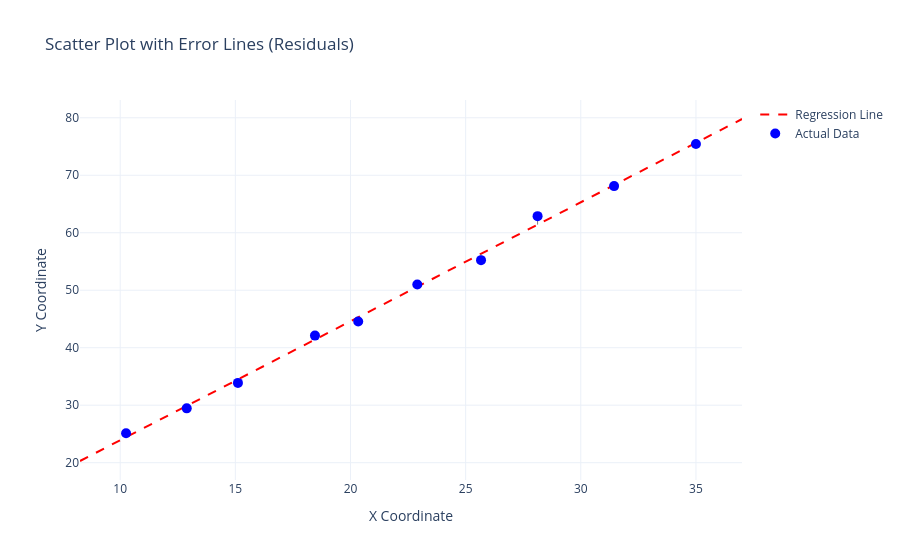

Write notebook code for a chart like this one.
### Code cell
fig = create_line_error(my_m,my_c,x_data,y_data)

### Figure 1 — Plotly figure (JSON) as saved in the notebook; plotly's stock layout.template omitted (floating-point values rounded to 4 significant figures)
{"data": [{"line": {"color": "red", "dash": "dash"}, "mode": "lines", "name": "Regression Line", "type": "scatter", "x": [8.254, 8.544, 8.835, 9.125, 9.416, 9.706, 9.996, 10.29, 10.58, 10.87, 11.16, 11.45, 11.74, 12.03, 12.32, 12.61, 12.9, 13.19, 13.48, 13.77, 14.06, 14.35, 14.64, 14.93, 15.22, 15.51, 15.8, 16.09, 16.38, 16.67, 16.96, 17.26, 17.55, 17.84, 18.13, 18.42, 18.71, 19.0, 19.29, 19.58, 19.87, 20.16, 20.45, 20.74, 21.03, 21.32, 21.61, 21.9, 22.19, 22.48, 22.77, 23.06, 23.35, 23.64, 23.93, 24.22, 24.51, 24.8, 25.1, 25.39, 25.68, 25.97, 26.26, 26.55, 26.84, 27.13, 27.42, 27.71, 28.0, 28.29, 28.58, 28.87, 29.16, 29.45, 29.74, 30.03, 30.32, 30.61, 30.9, 31.19, 31.48, 31.77, 32.06, 32.35, 32.64, 32.93, 33.23, 33.52, 33.81, 34.1, 34.39, 34.68, 34.97, 35.26, 35.55, 35.84, 36.13, 36.42, 36.71, 37.0], "y": [20.3, 20.9, 21.5, 22.1, 22.7, 23.3, 23.9, 24.5, 25.1, 25.7, 26.3, 26.91, 27.51, 28.11, 28.71, 29.31, 29.91, 30.51, 31.11, 31.71, 32.31, 32.91, 33.52, 34.12, 34.72, 35.32, 35.92, 36.52, 37.12, 37.72, 38.32, 38.92, 39.52, 40.13, 40.73, 41.33, 41.93, 42.53, 43.13, 43.73, 44.33, 44.93, 45.53, 46.13, 46.74, 47.34, 47.94, 48.54, 49.14, 49.74, 50.34, 50.94, 51.54, 52.14, 52.74, 53.35, 53.95, 54.55, 55.15, 55.75, 56.35, 56.95, 57.55, 58.15, 58.75, 59.35, 59.96, 60.56, 61.16, 61.76, 62.36, 62.96, 63.56, 64.16, 64.76, 65.36, 65.96, 66.57, 67.17, 67.77, 68.37, 68.97, 69.57, 70.17, 70.77, 71.37, 71.97, 72.57, 73.18, 73.78, 74.38, 74.98, 75.58, 76.18, 76.78, 77.38, 77.98, 78.58, 79.18, 79.79]}, {"hoverinfo": "none", "line": {"color": "gray", "width": 1}, "mode": "lines", "showlegend": false, "type": "scatter", "x": [10.25, 10.25], "y": [25.11, 24.43]}, {"hoverinfo": "none", "line": {"color": "gray", "width": 1}, "mode": "lines", "showlegend": false, "type": "scatter", "x": [12.89, 12.89], "y": [29.45, 29.89]}, {"hoverinfo": "none", "line": {"color": "gray", "width": 1}, "mode": "lines", "showlegend": false, "type": "scatter", "x": [15.11, 15.11], "y": [33.88, 34.49]}, {"hoverinfo": "none", "line": {"color": "gray", "width": 1}, "mode": "lines", "showlegend": false, "type": "scatter", "x": [18.46, 18.46], "y": [42.11, 41.41]}, {"hoverinfo": "none", "line": {"color": "gray", "width": 1}, "mode": "lines", "showlegend": false, "type": "scatter", "x": [20.33, 20.33], "y": [44.56, 45.3]}, {"hoverinfo": "none", "line": {"color": "gray", "width": 1}, "mode": "lines", "showlegend": false, "type": "scatter", "x": [22.9, 22.9], "y": [51.0, 50.61]}, {"hoverinfo": "none", "line": {"color": "gray", "width": 1}, "mode": "lines", "showlegend": false, "type": "scatter", "x": [25.67, 25.67], "y": [55.23, 56.33]}, {"hoverinfo": "none", "line": {"color": "gray", "width": 1}, "mode": "lines", "showlegend": false, "type": "scatter", "x": [28.12, 28.12], "y": [62.89, 61.42]}, {"hoverinfo": "none", "line": {"color": "gray", "width": 1}, "mode": "lines", "showlegend": false, "type": "scatter", "x": [31.45, 31.45], "y": [68.11, 68.29]}, {"hoverinfo": "none", "line": {"color": "gray", "width": 1}, "mode": "lines", "showlegend": false, "type": "scatter", "x": [35, 35], "y": [75.44, 75.65]}, {"marker": {"color": "blue", "size": 10}, "mode": "markers", "name": "Actual Data", "type": "scatter", "x": [10.25, 12.89, 15.11, 18.46, 20.33, 22.9, 25.67, 28.12, 31.45, 35.0], "y": [25.11, 29.45, 33.88, 42.11, 44.56, 51.0, 55.23, 62.89, 68.11, 75.44]}], "layout": {"title": {"text": "Scatter Plot with Error Lines (Residuals)"}, "xaxis": {"title": {"text": "X Coordinate"}}, "yaxis": {"title": {"text": "Y Coordinate"}}}}
